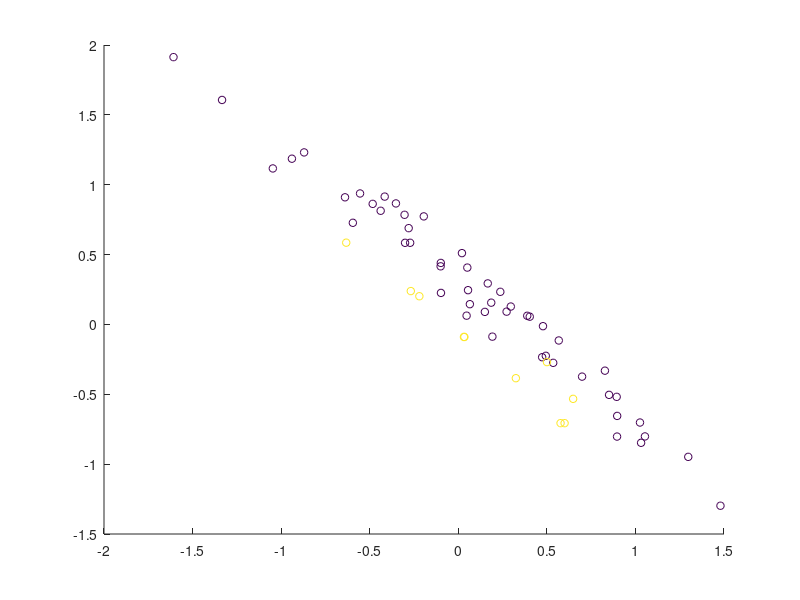

The MATLAB script that drew this image: (Note: this script raises an error after producing the figure.)
% This script is a demo showing some simple decoding on simulated toy data.
% The toy data are simple matlab matrices and no "real" fMRI or EEG data.

fpath = fileparts(fileparts(mfilename('fullpath')));
addpath(fpath)

clear variables
dbstop if error % if something goes wrong

res_fig = figure;

%% Set the output directory where data will be saved
% cfg.results.dir = % e.g. 'toyresults'
cfg.results.write = 0; % no results are written to disk

cfg.decoding.method = 'classification';

%% generate some toy data
% define number of "runs" and center means
nruns = 10; % lets simulate we have n runs
set2.mean = [0 0];
set1.mean = [.2 .2]; % should have the same dim as set1, otherwise it wont work (and would not make sense, either)

set1.fact = 5
set2.fact = 1

l1 = -1;
l2 = 1;

% data on two shifted lines
labels = [l1 * ones(set1.fact, 1); l2 * ones(set2.fact, 1)];
labels = repmat(labels, nruns, 1);

% set generate point clouds
noise_covariance = .1; % 0: all along one line
signal_covariance = 1; % 0: all on one spot
r = pi/4; % rotation from 0 .. 2pi

%% generate data
clear data data1 data2
data1(:,1) = [set1.mean(1) + randn(set1.fact * nruns, 1) * noise_covariance];
data1(:,2) = [set1.mean(2) + randn(set1.fact * nruns, 1) * signal_covariance];
data(labels == l1, :) = data1;

data2(:,1) = [set2.mean(1) + randn(set2.fact * nruns, 1) * noise_covariance];
data2(:,2) = [set2.mean(2) + randn(set2.fact * nruns, 1) * signal_covariance];
data(labels == l2, :) = data2;

% scatter(data(:, 1), data(:,2), 20, labels+2)
% xlim([-1 3])

%% rotate data
data = data * [cos(r) sin(r); -sin(r) cos(r)];
% hold all
% scatter(data(:, 1), data(:,2), 20, labels)

%% add data description
% save labels
cfg.files.label = labels;

% save run number
cfg.files.chunk = [];
for ri = 1:nruns
    curr_run = ri * ones(set1.fact + set2.fact ,1);
    cfg.files.chunk = [cfg.files.chunk; curr_run];
end

all_chunks = unique(cfg.files.chunk);
all_labels = unique(cfg.files.label);

% save a description
ct = zeros(length(all_labels),length(all_chunks));
for ifile = 1:length(cfg.files.label)
    curr_label = cfg.files.label(ifile);
    curr_chunk = cfg.files.chunk(ifile);
    f1 = all_labels==curr_label; f2 = all_chunks==curr_chunk;
    ct(f1,f2) = ct(f1,f2)+1;
    cfg.files.name(ifile) = {sprintf('class%i_run%i_%i', curr_label, curr_chunk, ct(f1,f2))};
end

% add an empty mask
cfg.files.mask = '';

%% plot the data (if 2d)
if size(data, 2) == 2
    figure(res_fig);
    scatter(data(:, 1), data(:, 2), 30, cfg.files.label + min(cfg.files.label));
end

%% Prepare data for passing
passed_data.data = data;
passed_data.mask_index = 1:size(data, 2); % use all voxels
passed_data.files = cfg.files;
passed_data.hdr = ''; % we don't need a header, because we don't write img-files as output (but mat-files)
passed_data.dim = [length(set1.mean), 1, 1]; % add dimension information of the original data
% passed_data.voxelsize = [1 1 1];


%% Add defaults for the remaining parameters that we did not specify
cfg = decoding_defaults(cfg);

% Set the analysis that should be performed (here we only want to do 1
% decoding)
cfg.analysis = 'wholebrain';
cfg.results.output = {'accuracy', 'model_parameters'}; % add if you want to see the model

%% Nothing needs to be changed below for a standard leave-one-run out cross validation analysis.
% Create a leave-one-run-out cross validation design:
cfg.design = make_design_cv(cfg); 
display_design(cfg);

%% Disable scaling min0max1global to allow estimating model_parameters
% if you dont need model parameters, and if you use libsvm, we would use:
% cfg.scale.method = 'min0max1global';
% cfg.scale.estimation = 'all'; % scaling 'all' data with ''min0max1global'
% This will be set automatically for libsvm if no scaling method is specified.
%   is equivalent to no scaling for decoding results, i.e. it will yield 
%   the same decoding results. It will however changes the data range, and
%   thus model parameters, such as weights and patterns. Because we want 
%   the model parameters for visualisation, we set
cfg.scale.method = 'none'; % first disable scaling
cfg.scale.force_libsvm_no_scaling = 1; % then force that it stays disabled
cfg.scale.IKnowThatLibsvmCanBeSlowWithoutScaling = 1; % and acknowledge that we know that libsvm can be very slow without scaling

%% Decoding Parameters

% default: -s 0 -t 0 -c 1 -b 0 -q

% if we use weights, these must be inverse to the amount of data
% e.g., if we use 5 times as much examples for class 1, we need
%   -w-1 1 -w1 5
% so in the example here, we just use .fact of the other set


legstr = {'data'}; % caption for legend

for use_correct_weights = 0:1
    if use_correct_weights
        display('Using correct (balanced) weights')
        weight_str = ['-w-1 ' num2str(set2.fact) ' -w1 ' num2str(set1.fact)];
    else
        display('Using equal weights')
        weight_str = ['-w-1 1 -w1 1'];
    end


    cfg.decoding.train.classification.model_parameters = ['-s 0 -t 0 -c 1000 -b 0 ' weight_str  ' -q'];
    disp(['cfg.decoding.train.classification.model_parameters = ' cfg.decoding.train.classification.model_parameters])
    cfg.design.unbalanced_data = 'ok';
    disp(['cfg.design.unbalanced_data = ' cfg.design.unbalanced_data]);

    %% Run decoding
    [results, cfg] = decoding(cfg, passed_data);

    %% Print decision boundary in figure
    if isfield(results, 'model_parameters')
        figure(res_fig)
        svm_model = results.model_parameters.output(1).model(1); % get the model of the first SVM
        [X, Y] = meshgrid(min(data(:)):.11:max(data(:)));
        Z = X;
        [predicted, acc, decision_values] = svmpredict(zeros(size(X(:))),[X(:), Y(:)],svm_model,cfg.decoding.test.classification.model_parameters);
        Z(:) = decision_values;
        
        if use_correct_weights
            linespec = '-';
        else
            linespec = ':';
        end
        
        hold on
        contour(X,Y,Z, -1:1, linespec);
        hold off
    end
    legstr(end+1) = {[linespec ' ' weight_str]};
    legend(legstr)
end
